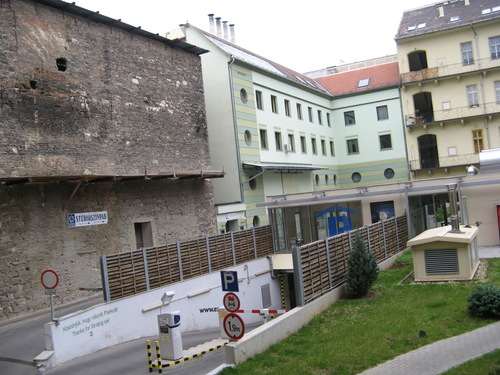
#> input picture backyard1.jpg, 500 x 375 px
$ python getHomographyRansac.py
#> lines starting #> are read from the running program, lines starting #| are printed output that depends on the picture; after the words box and inside, x2 and y2 are one past the last pixel; in counts of white or black regions, pixels touching at a corner belong together
#> call 2 of readImage, with filename = 'backyard2.jpg'
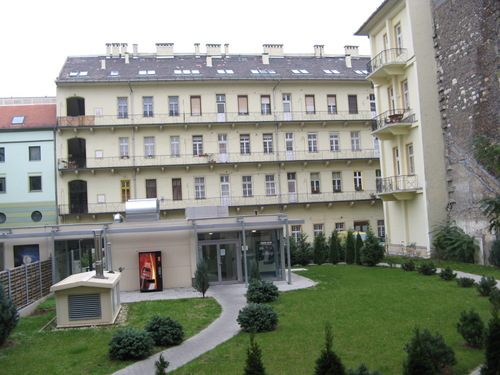
#> input picture backyard2.jpg, 500 x 375 px
import cv2
import numpy as np
import getopt
import sys
import random

#
# Read in an image file, errors out if we can't find the file
#
def readImage(filename):
    img = cv2.imread(filename, 0)
    if img is None:
        print('Invalid image:' + filename)
        return None
    else:
        print('Image successfully read...')
        return img


# This draws matches and optionally a set of inliers in a different color
# Note: I lifted this drawing portion from stackoverflow and adjusted it to my needs because OpenCV 2.4.11 does not
# include the drawMatches function
def drawMatches(img1, kp1, img2, kp2, matches, inliers = None):
    # Create a new output image that concatenates the two images together
    rows1 = img1.shape[0]
    cols1 = img1.shape[1]
    rows2 = img2.shape[0]
    cols2 = img2.shape[1]

    out = np.zeros((max([rows1,rows2]),cols1+cols2,3), dtype='uint8')

    # Place the first image to the left
    out[:rows1,:cols1,:] = np.dstack([img1, img1, img1])

    # Place the next image to the right of it
    out[:rows2,cols1:cols1+cols2,:] = np.dstack([img2, img2, img2])

    # For each pair of points we have between both images
    # draw circles, then connect a line between them
    for mat in matches:

        # Get the matching keypoints for each of the images
        img1_idx = mat.queryIdx
        img2_idx = mat.trainIdx

        # x - columns, y - rows
        (x1,y1) = kp1[img1_idx].pt
        (x2,y2) = kp2[img2_idx].pt

        inlier = False

        if inliers is not None:
            for i in inliers:
                if i.item(0) == x1 and i.item(1) == y1 and i.item(2) == x2 and i.item(3) == y2:
                    inlier = True

        # Draw a small circle at both co-ordinates
        cv2.circle(out, (int(x1),int(y1)), 4, (255, 0, 0), 1)
        cv2.circle(out, (int(x2)+cols1,int(y2)), 4, (255, 0, 0), 1)

        # Draw a line in between the two points, draw inliers if we have them
        if inliers is not None and inlier:
            cv2.line(out, (int(x1),int(y1)), (int(x2)+cols1,int(y2)), (0, 255, 0), 1)
        elif inliers is not None:
            cv2.line(out, (int(x1),int(y1)), (int(x2)+cols1,int(y2)), (0, 0, 255), 1)

        if inliers is None:
            cv2.line(out, (int(x1),int(y1)), (int(x2)+cols1,int(y2)), (255, 0, 0), 1)

    return out

#
# Runs sift algorithm to find features
#
def findFeatures(img):
    print("Finding Features...")
    sift = cv2.ORB_create()
    keypoints, descriptors = sift.detectAndCompute(img, None)

    img = cv2.drawKeypoints(img, keypoints, np.array([]))
    cv2.imwrite('sift_keypoints.png', img)

    return keypoints, descriptors

#
# Matches features given a list of keypoints, descriptors, and images
#
def matchFeatures(kp1, kp2, desc1, desc2, img1, img2):
    print("Matching Features...")
    matcher = cv2.BFMatcher(cv2.NORM_L2, True)
    matches = matcher.match(desc1, desc2)
    matchImg = drawMatches(img1,kp1,img2,kp2,matches)
    cv2.imwrite('Matches.png', matchImg)
    return matches


#
# Computers a homography from 4-correspondences
#
def calculateHomography(correspondences):
    #loop through correspondences and create assemble matrix
    aList = []
    for corr in correspondences:
        p1 = np.matrix([corr.item(0), corr.item(1), 1])
        p2 = np.matrix([corr.item(2), corr.item(3), 1])

        a2 = [0, 0, 0, -p2.item(2) * p1.item(0), -p2.item(2) * p1.item(1), -p2.item(2) * p1.item(2),
              p2.item(1) * p1.item(0), p2.item(1) * p1.item(1), p2.item(1) * p1.item(2)]
        a1 = [-p2.item(2) * p1.item(0), -p2.item(2) * p1.item(1), -p2.item(2) * p1.item(2), 0, 0, 0,
              p2.item(0) * p1.item(0), p2.item(0) * p1.item(1), p2.item(0) * p1.item(2)]
        aList.append(a1)
        aList.append(a2)

    matrixA = np.matrix(aList)

    #svd composition
    u, s, v = np.linalg.svd(matrixA)

    #reshape the min singular value into a 3 by 3 matrix
    h = np.reshape(v[8], (3, 3))

    #normalize and now we have h
    h = (1/h.item(8)) * h
    return h


#
#Calculate the geometric distance between estimated points and original points
#
def geometricDistance(correspondence, h):

    p1 = np.transpose(np.matrix([correspondence[0].item(0), correspondence[0].item(1), 1]))
    estimatep2 = np.dot(h, p1)
    estimatep2 = (1/estimatep2.item(2))*estimatep2

    p2 = np.transpose(np.matrix([correspondence[0].item(2), correspondence[0].item(3), 1]))
    error = p2 - estimatep2
    return np.linalg.norm(error)


#
#Runs through ransac algorithm, creating homographies from random correspondences
#
def ransac(corr, thresh):
    maxInliers = []
    finalH = None
    for i in range(1000):
        #find 4 random points to calculate a homography
        corr1 = corr[random.randrange(0, len(corr))]
        corr2 = corr[random.randrange(0, len(corr))]
        randomFour = np.vstack((corr1, corr2))
        corr3 = corr[random.randrange(0, len(corr))]
        randomFour = np.vstack((randomFour, corr3))
        corr4 = corr[random.randrange(0, len(corr))]
        randomFour = np.vstack((randomFour, corr4))

        #call the homography function on those points
        h = calculateHomography(randomFour)
        inliers = []

        for i in range(len(corr)):
            d = geometricDistance(corr[i], h)
            if d < 5:
                inliers.append(corr[i])

        if len(inliers) > len(maxInliers):
            maxInliers = inliers
            finalH = h
        print ("Corr size: ", len(corr), " NumInliers: ", len(inliers), "Max inliers: ", len(maxInliers))

        if len(maxInliers) > (len(corr)*thresh):
            print("THRESHOLD BREAK")
            break
    return finalH, maxInliers


#
# Main parses argument list and runs the functions
#
def main():
    estimation_thresh = 0.60
    print ("Estimation Threshold: ", estimation_thresh)
    if estimation_thresh is None:
        estimation_thresh = 0.60

    img1name = 'backyard1.jpg'
    img2name = 'backyard2.jpg'
    print("Image 1 Name: " + img1name)
    print("Image 2 Name: " + img2name)

    #query image
    img1 = readImage(img1name)
    #train image
    img2 = readImage(img2name)

    #find features and keypoints
    correspondenceList = []
    if img1 is not None and img2 is not None:
        kp1, desc1 = findFeatures(img1)
#> in findFeatures, `keypoints, descriptors = sift.detectAndCompute(img, None)`: keypoints = 500 keypoints; strongest (x, y, size): (200, 55, 31), (235, 272, 31), (223, 290, 31), (450, 225, 31)
#> in findFeatures, `img = cv2.drawKeypoints(img, keypoints, np.array([]))`:
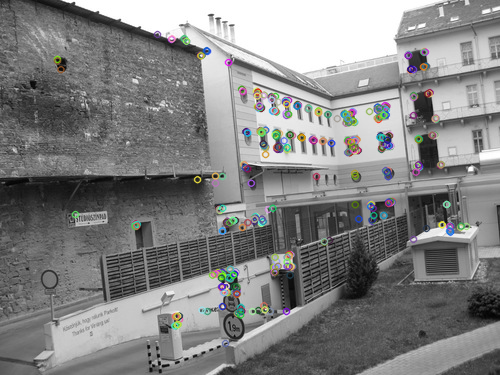
#> img: shape (375, 500, 3); mean of channels 0, 1, 2 131.3, 131.4, 131.2; drawn as B, G, R
#> kp1 has the same summary as keypoints in findFeatures
        kp2, desc2 = findFeatures(img2)
#> in findFeatures (call 2), `keypoints, descriptors = sift.detectAndCompute(img, None)`: keypoints = 500 keypoints; strongest (x, y, size): (116, 215, 37.2), (94, 271, 31), (115, 215, 31), (118, 215, 31)
#> in findFeatures (call 2), `img = cv2.drawKeypoints(img, keypoints, np.array([]))`:
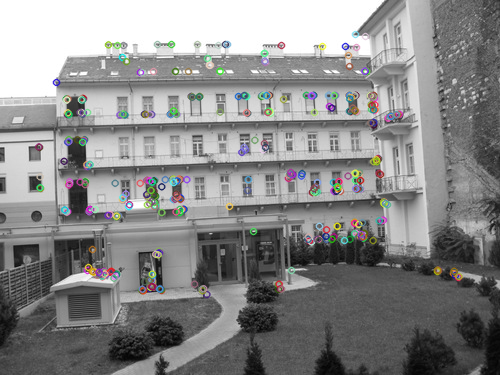
#> img: shape (375, 500, 3); mean of channels 0, 1, 2 137.4, 137.6, 137.6; drawn as B, G, R
#> kp2 has the same summary as keypoints in findFeatures
        print ("Found keypoints in " + img1name + ": " + str(len(kp1)))
#| Found keypoints in backyard1.jpg: 500
        print ("Found keypoints in " + img2name + ": " + str(len(kp2)))
#| Found keypoints in backyard2.jpg: 500
        keypoints = [kp1,kp2]
        matches = matchFeatures(kp1, kp2, desc1, desc2, img1, img2)
#> in matchFeatures, `matches = matcher.match(desc1, desc2)`: matches = 167 matches
#> in drawMatches, `out[:rows2,cols1:cols1+cols2,:] = np.dstack([img2, img2, img2])`:
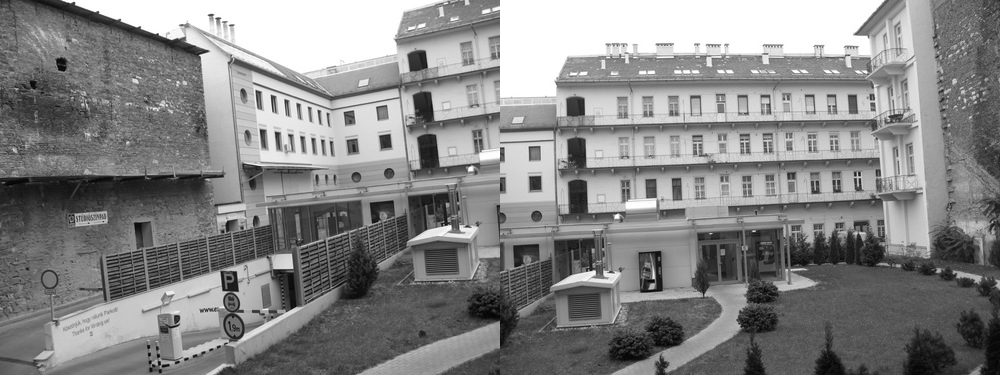
#> out: shape (375, 1000, 3); min 0, max 255, mean 134.7
#> the loop in drawMatches, `for mat in matches:` made 167 passes
#> (img1_idx, img2_idx, x1, y1, x2, y2) on passes 1 to 3: (0, 74, 446, 204, 92, 249), (1, 163, 225, 343, 180, 198), (6, 33, 256, 91, 191, 96)
#> after the loop in drawMatches, `for mat in matches:`:
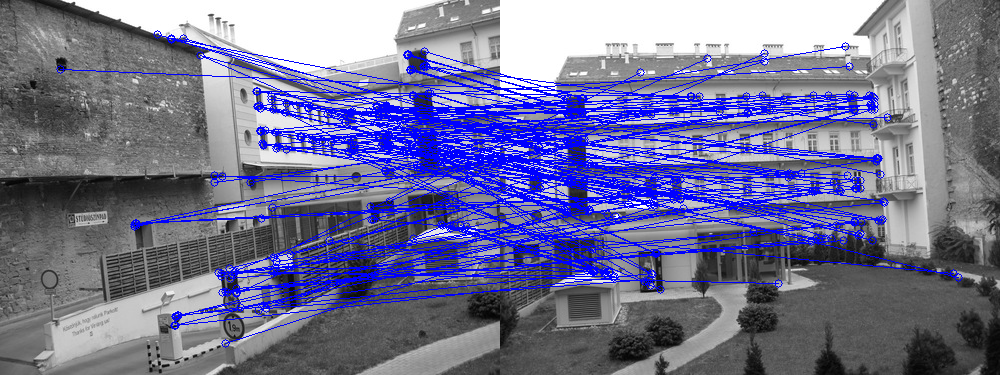
#> out: shape (375, 1000, 3); 13.85% of pixels changed, all inside (x1, y1, x2, y2) = (56, 30, 963, 348); drawn as B, G, R
        for match in matches:
            (x1, y1) = keypoints[0][match.queryIdx].pt
            (x2, y2) = keypoints[1][match.trainIdx].pt
            correspondenceList.append([x1, y1, x2, y2])

        corrs = np.matrix(correspondenceList)

        #run ransac algorithm
        finalH, inliers = ransac(corrs, estimation_thresh)
#> the loop in ransac, `for i in range(1000):` made 1000 passes
#| Corr size:  167  NumInliers:  7 Max inliers:  7
#| Corr size:  167  NumInliers:  6 Max inliers:  7
#| Corr size:  167  NumInliers:  7 Max inliers:  7
#| Corr size:  167  NumInliers:  4 Max inliers:  7
#| Corr size:  167  NumInliers:  8 Max inliers:  8
#| Corr size:  167  NumInliers:  5 Max inliers:  8
#| Corr size:  167  NumInliers:  4 Max inliers:  8
#| Corr size:  167  NumInliers:  4 Max inliers:  8
#> (further printed lines are left out)
        print ("Final homography: ", finalH)
        print ("Final inliers count: ", len(inliers))

        matchImg = drawMatches(img1,kp1,img2,kp2,matches,inliers)
#> after the loop in drawMatches (call 2), `for mat in matches:`:
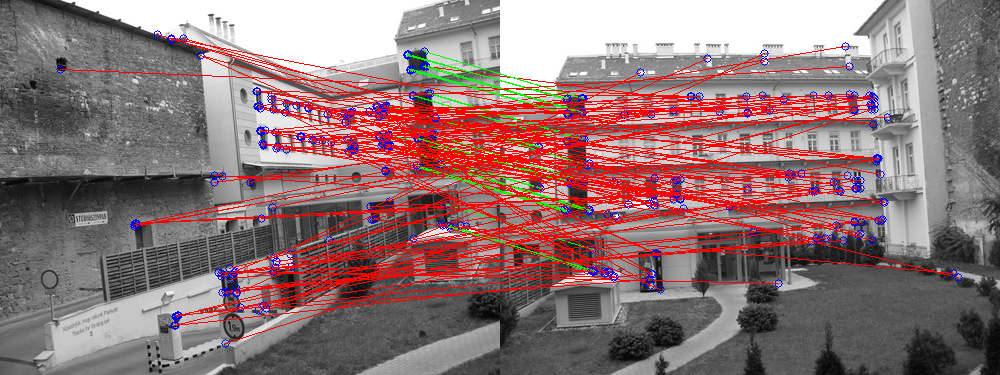
#> out: shape (375, 1000, 3); 13.85% of pixels changed, all inside (x1, y1, x2, y2) = (56, 30, 963, 348); drawn as B, G, R
        cv2.imwrite('InlierMatches.png', matchImg)

        f = open('homography.txt', 'w')
        f.write("Final homography: \n" + str(finalH)+"\n")
        f.write("Final inliers count: " + str(len(inliers)))
        f.close()
        return finalH


if __name__ == "__main__":

    img1name = 'backyard1.jpg'
    img2name = 'backyard2.jpg'

    # query image
    img1 = readImage(img1name)
    # train image
    img2 = readImage(img2name)
    H = main()
    img = cv2.warpPerspective(img2, H,(img2.shape[1]+img1.shape[1], img2.shape[0]+img1.shape[0]), flags=cv2.INTER_LINEAR + cv2.WARP_INVERSE_MAP)
#> img: shape (750, 1000)
    img[0:img1.shape[0],0:img1.shape[1]] = img1
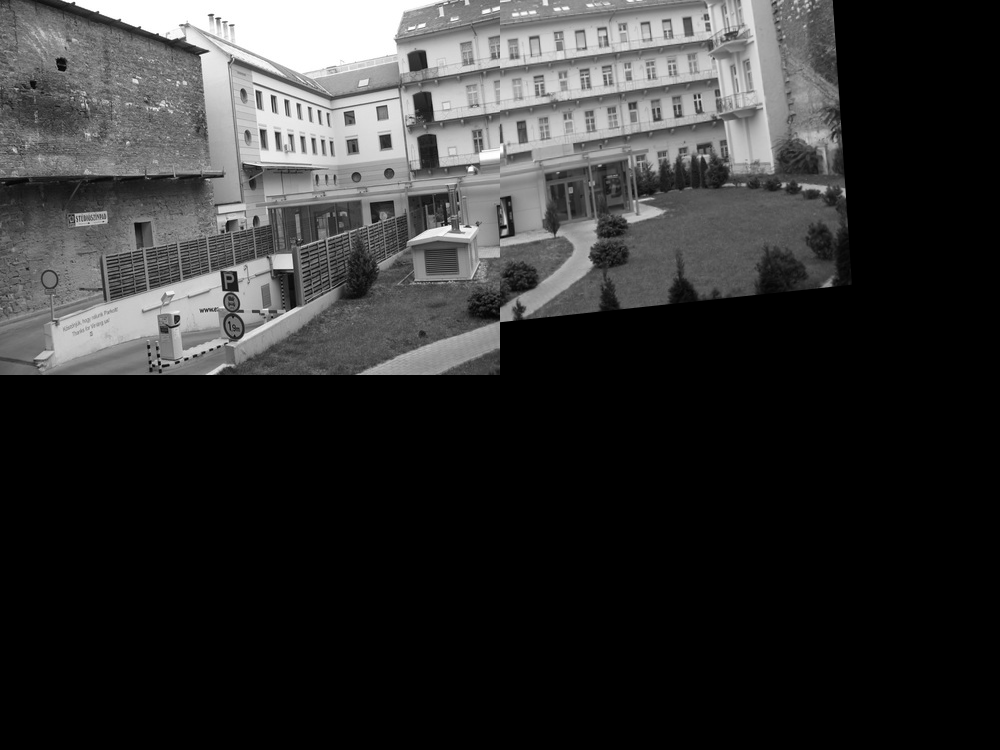
#> img: shape (750, 1000); min 0, max 255, mean 49.1

    cv2.imshow('b', img)
    cv2.waitKey(0)
